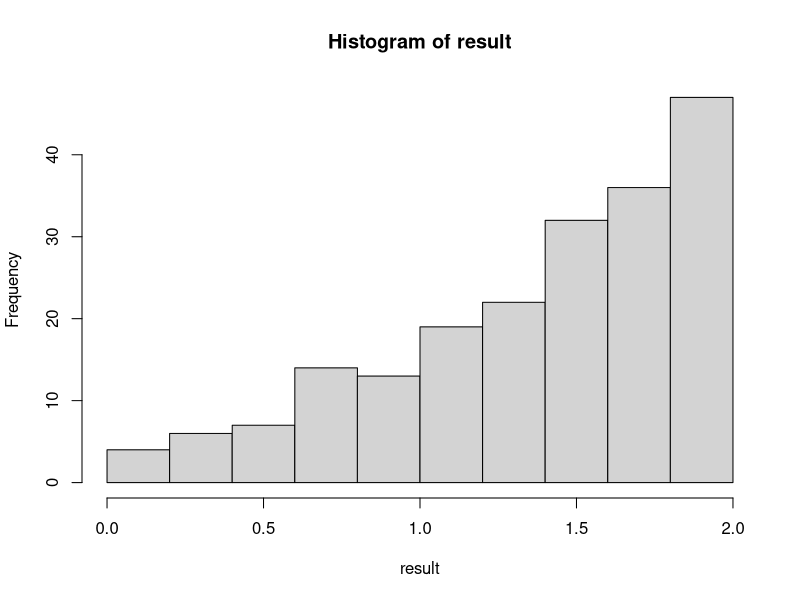
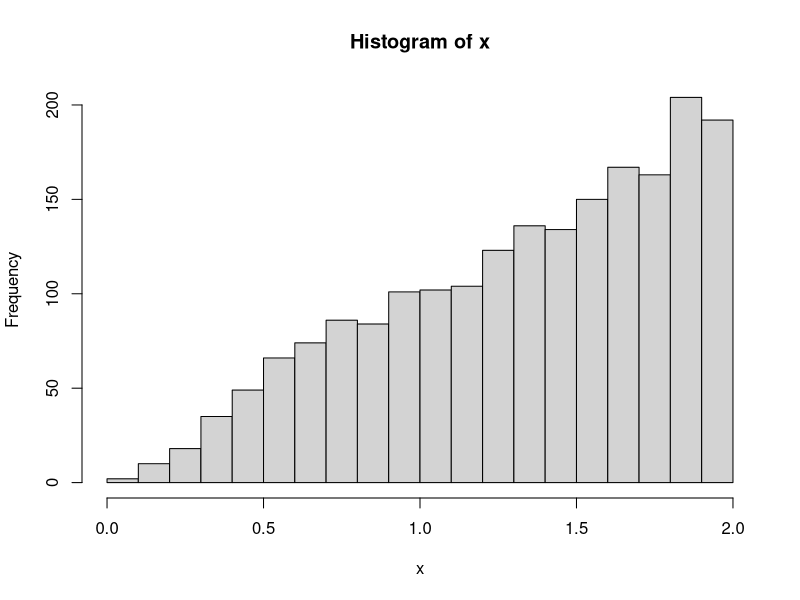

Reproduce these figures in R, in order.
n <- 200
u <- runif(n)
result <- 2 * sqrt(u)
hist(result)

max_x <- 2

f <- function(x) {
  ifelse(x >= 0 & x <= max_x, x, 0)
}

g <- function(x) {
  ifelse(x >= 0 & x <= max_x, 1/2, 0)
}

c <- max_x / g(max_x)

b_i <- function() {
  while (TRUE) {
    y <- runif(1, 0, 2)
    u <- runif(1)
    
    if (u < f(y) / (c * g(y))) {
      return(y)
    }
  }
}

n <- 2000
x <- numeric(n)
for (i in 1:n) {
  x[i] <- b_i()
}

hist(x, breaks=20)
